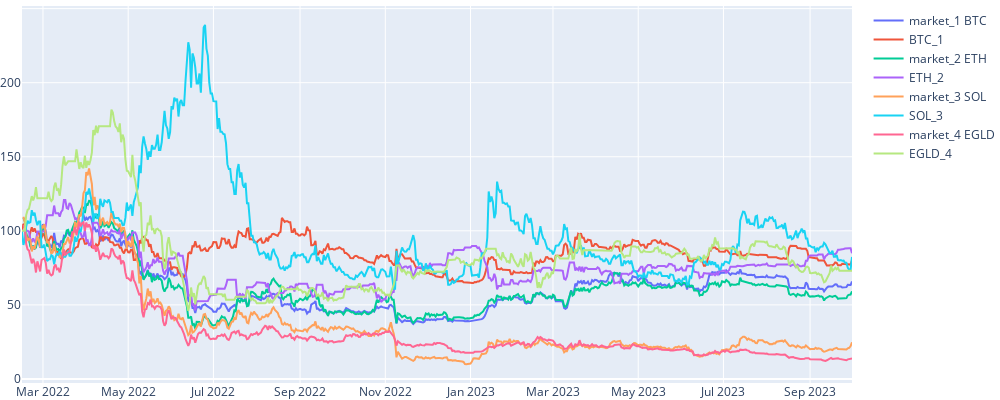

Write notebook code for a chart like this one.
### Markdown cell above
### Global Report

### Code cell
env.globalReport()

### Figure 1 — Plotly figure (JSON) as saved in the notebook; plotly's stock layout.template omitted (floating-point values rounded to 4 significant figures; data arrays with more than 128 entries replaced by an {"elided": "..."} marker saying what was removed)
{"data": [{"name": "market_1 BTC", "type": "scatter", "x": {"elided": "595 str values"}, "y": {"elided": "595 float values"}}, {"name": "BTC_1", "type": "scatter", "x": {"elided": "595 str values"}, "y": {"elided": "595 float values"}}, {"name": "market_2 ETH", "type": "scatter", "x": {"elided": "595 str values"}, "y": {"elided": "595 float values"}}, {"name": "ETH_2", "type": "scatter", "x": {"elided": "595 str values"}, "y": {"elided": "595 float values"}}, {"name": "market_3 SOL", "type": "scatter", "x": {"elided": "595 str values"}, "y": {"elided": "595 float values"}}, {"name": "SOL_3", "type": "scatter", "x": {"elided": "595 str values"}, "y": {"elided": "595 float values"}}, {"name": "market_4 EGLD", "type": "scatter", "x": {"elided": "595 str values"}, "y": {"elided": "595 float values"}}, {"name": "EGLD_4", "type": "scatter", "x": {"elided": "595 str values"}, "y": {"elided": "595 float values"}}], "layout": {"height": 400, "margin": {"b": 0, "l": 0, "r": 10, "t": 0}, "width": 1000}}
